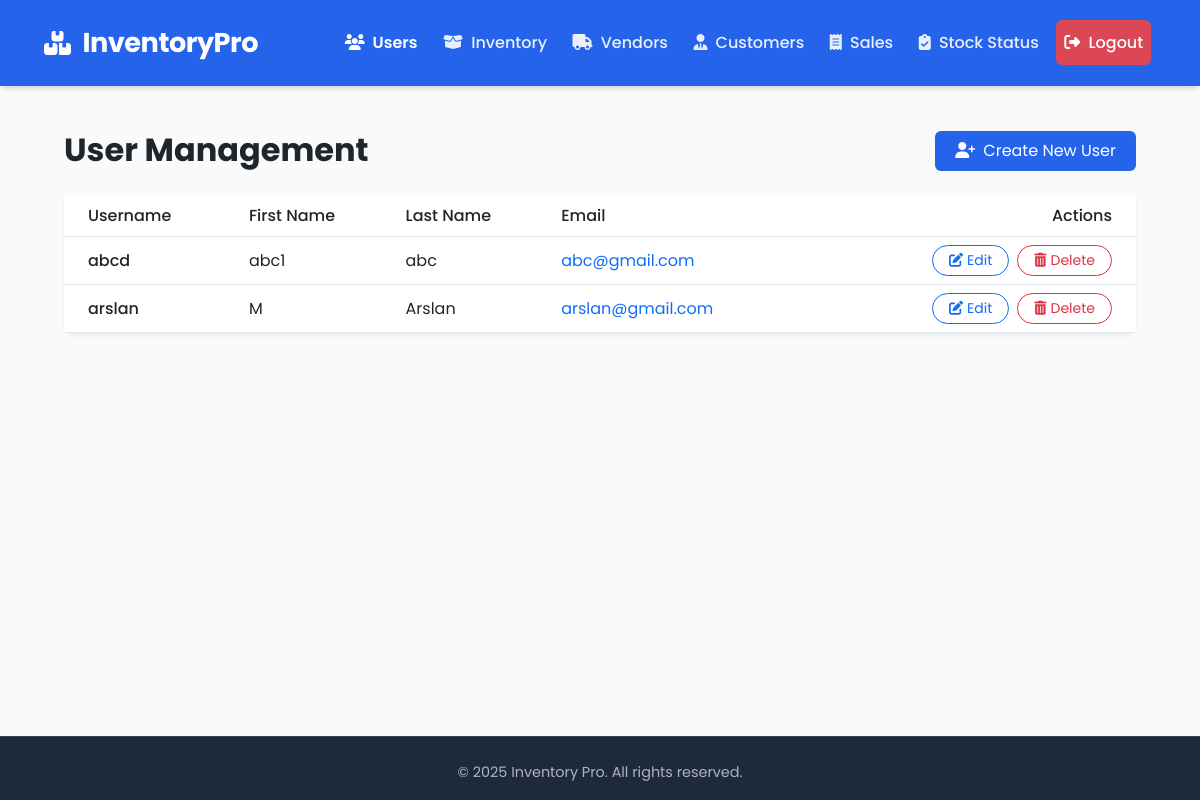
The app's page / (signed in) with its own data.
### app/users/models.py (models this page shows, shortened)
class User(db.Model, UserMixin):
    id = db.Column(db.Integer, primary_key=True)
    username = db.Column(db.String(100), unique=True, nullable=False)
    password = db.Column(db.String(200), nullable=False)  # Store hashed password
    first_name = db.Column(db.String(100))
    last_name = db.Column(db.String(100))
    email = db.Column(db.String(100), unique=True)
    role = db.Column(db.String(20))  # Role-based access control

### app/users/views.py (the view)
@users_bp.route('/')
@login_required
def user_list():
    try:
        users = User.query.all()
        return render_template('users/user_list.html', users=users)
    except Exception as e:
        flash(f"An error occurred while fetching users: {str(e)}", 'danger')
        return redirect(url_for('users.login_view'))

### app/templates/users/user_list.html
{% extends 'after_login.html' %}
{% block content %}
    <div class="container" style="padding-top: 45px;">
        <div class="d-flex justify-content-between align-items-center mb-4">
            <h2 class="fw-bold text-dark mb-0">User Management</h2>
            <a href="{{ url_for('users.user_create') }}" class="btn btn-primary">
                <i class="fas fa-user-plus me-2"></i>Create New User
            </a>
        </div>
        <div class="card border-0 shadow-sm">
            <div class="card-body p-0">
                <div class="table-responsive">
                    <table class="table table-hover align-middle mb-0">
                        <thead class="bg-light">
                            <tr>
                                <th scope="col" class="ps-4">Username</th>
                                <th scope="col">First Name</th>
                                <th scope="col">Last Name</th>
                                <th scope="col">Email</th>
                                <th scope="col" class="text-end pe-4">Actions</th>
                            </tr>
                        </thead>
                        <tbody>
                            {% for user in users %}
                                <tr>
                                    <td class="ps-4 fw-medium">{{ user.username }}</td>
                                    <td>{{ user.first_name }}</td>
                                    <td>{{ user.last_name }}</td>
                                    <td>
                                        <a href="mailto:{{ user.email }}" class="text-decoration-none">
                                            {{ user.email }}
                                        </a>
                                    </td>
                                    <td class="text-end pe-4">
                                        <div class="d-flex justify-content-end gap-2">
                                            <a href="{{ url_for('users.user_edit', pk=user.id) }}"
                                               class="btn btn-sm btn-outline-primary rounded-pill px-3">
                                                <i class="fas fa-edit me-1"></i>Edit
                                            </a>
                                            <form method="POST" action="{{ url_for('users.user_delete', pk=user.id) }}" onsubmit="return confirm('Are you sure you want to delete this user?');">
                                                <button type="submit" class="btn btn-sm btn-outline-danger rounded-pill px-3">
                                                    <i class="fas fa-trash-alt me-1"></i>Delete
                                                </button>
                                            </form>
                                        </div>
                                    </td>
                                </tr>
                            {% endfor %}
                        </tbody>
                    </table>
                </div>
            </div>
        </div>
    </div>
{% endblock %}

### app/templates/after_login.html (style rules this page uses)
:root { --primary: #2563eb; --primary-dark: #1e40af; --secondary: #10b981; --light: #f8fafc; --dark: #1e293b; --gray: #64748b; --card-bg: #ffffff; --shadow: 0 4px 6px -1px rgba(0, 0, 0, 0.1), 0 2px 4px -1px rgba(0, 0, 0, 0.06); --transition: all 0.3s cubic-bezier(0.4, 0, 0.2, 1); }
body { font-family: 'Poppins', sans-serif; background-color: var(--light); color: var(--dark); min-height: 100vh; display: flex; flex-direction: column; line-height: 1.6; }
.container { max-width: 1200px; padding: 0 2rem; }
.card { border: none; border-radius: 10px; box-shadow: var(--shadow); transition: var(--transition); background-color: var(--card-bg); }
.btn-primary { background-color: var(--primary); border: none; padding: 0.5rem 1.25rem; border-radius: 6px; transition: var(--transition); }
table { border-collapse: separate; border-spacing: 0; width: 100%; }
th { background-color: var(--primary); color: white; font-weight: 500; padding: 0.75rem 1rem; }
td { padding: 0.75rem 1rem; border-bottom: 1px solid #e2e8f0; }

### records on screen
User: username "abcd", first_name "abc1", last_name "abc", email "abc@gmail.com"
User: username "arslan", first_name "M", last_name "Arslan", email "arslan@gmail.com"
